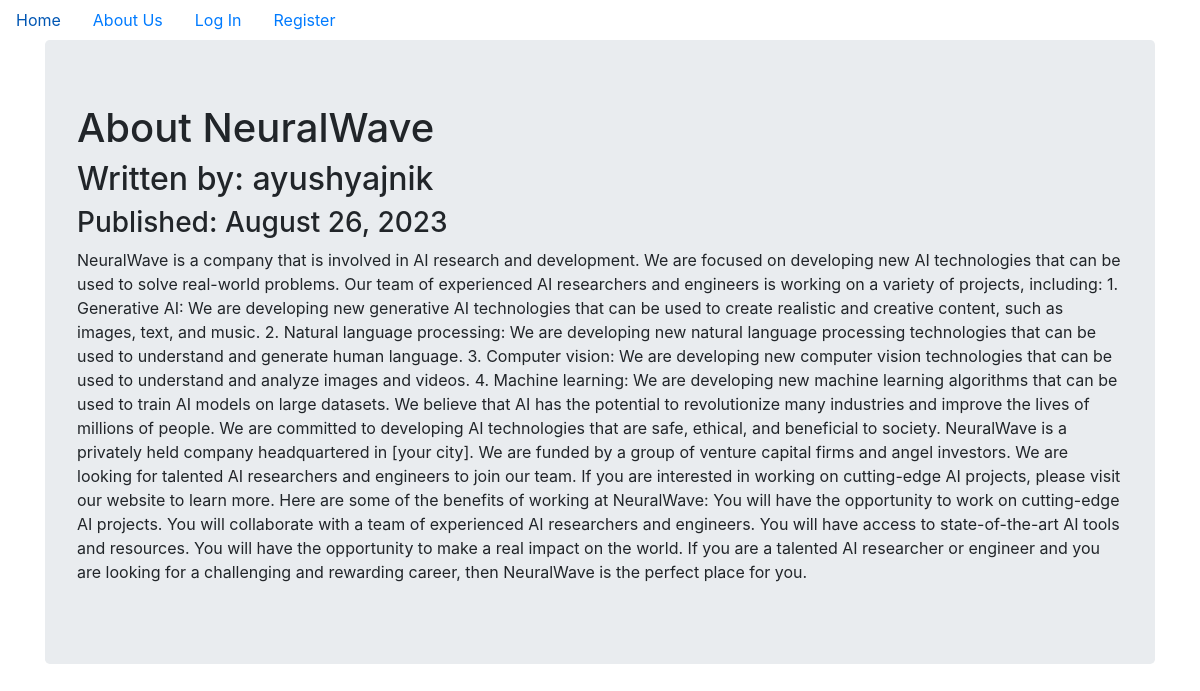
The page /1 on the database its author committed.
### companyblog/models.py (models this page shows, shortened)
class BlogPost(db.Model):
    users = db.relationship(User)
    id = db.Column(db.Integer,primary_key=True)
    user_id = db.Column(db.Integer,db.ForeignKey('users.id'),nullable=False)
    date = db.Column(db.DateTime,nullable=False,default=datetime.utcnow)
    title = db.Column(db.String(140),nullable=False)
    text = db.Column(db.Text,nullable=False)

class User(db.Model,UserMixin):
    __tablename__ = 'users'
    id = db.Column(db.Integer,primary_key=True)
    profile_image = db.Column(db.String(64),nullable=False,default='default_profile.png')
    email = db.Column(db.String(64),unique=True,index=True)
    username = db.Column(db.String(64),unique=True,index=True)
    password_hash = db.Column(db.String(128))
    posts = db.relationship('BlogPost',backref='author',lazy=True)

### companyblog/users/views.py (the view)
@users.route("/<username>")
def user_posts(username):
    page = request.args.get('page', 1, type=int)
    user = User.query.filter_by(username=username).first_or_404()
    blog_posts = BlogPost.query.filter_by(author=user).order_by(BlogPost.date.desc()).paginate(page=page, per_page=5)
    return render_template('user_blog_posts.html', blog_posts=blog_posts, user=user)

### companyblog/blog_posts/views.py (called while the page is built)
@blog_posts.route('/<int:blog_post_id>')
def blog_post(blog_post_id):
    blog_post = BlogPost.query.get_or_404(blog_post_id)
    return render_template('blog_post.html',title=blog_post.title,
                            date=blog_post.date,post=blog_post
    )

### companyblog/templates/blog_post.html (shortened to what this page needs)
{% extends "base.html" %}
{% block content %}
<div class="jumbotron">
  <h1>{{ post.title }}</h1>
  <h2>Written by: {{post.author.username}}</h2>
  <h3>Published: {{ post.date.strftime('%B %d, %Y') }}</h3>
  <p>{{post.text}}</p>
</div>
{% endblock content %}

### companyblog/templates/base.html (shortened to what this page needs)
<!DOCTYPE html>
<html>
  <head>
    <link rel="stylesheet" href="https://maxcdn.bootstrapcdn.com/bootstrap/4.0.0/css/bootstrap.min.css">
  </head>
  <body>
  <ul class="nav">
  <li class="nav-item">
    <a class="nav-link" href="{{ url_for('core.index') }}">Home</a>
  </li>
  <li class="nav-item">
    <a class="nav-link" href="{{ url_for('core.info') }}">About Us</a>
  </li>
    {% if current_user.is_authenticated %}
    <li class="nav-link"><a href="{{ url_for('users.logout') }}">Log Out</a></li>
    <li class="nav-link"><a href="{{ url_for('users.account') }}">Account</a></li>
    <li class="nav-link"><a href="{{ url_for('blog_posts.create_post') }}">Create Post</a></li>
    {% else %}
    <li class="nav-link"><a href="{{ url_for('users.login') }}">Log In</a></li>
    <li class="nav-link"><a href="{{ url_for('users.register') }}">Register</a></li>
    {% endif %}
</ul>
<div class="container">
  {% block content %}
  {% endblock %}
</div>
  </body>
</html>

### rows shown on the page
BlogPost: title "About NeuralWave", date "August 26, 2023", text "NeuralWave is a company that is involved in AI research and development. We are focused on developing new AI technologies that can be used to solve real-world problems. Our team of experienced AI researchers and engineers is working on a variety of projects, including: 1. Generative AI: We are developing new generative AI technologies that can be used to create realistic and creative content, such as images, text, and music. 2. Natural language processing: We are developing new natural language processing technologies that can be used to understand and generate human language. 3. Computer vision: We are developing new computer vision technologies that can be used to understand and analyze…"
User: author.username "ayushyajnik"
